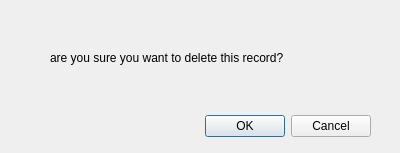
<?xml version="1.0" encoding="UTF-8"?>
<ui version="4.0">
 <class>delete_rec</class>
 <widget class="QDialog" name="delete_rec">
  <property name="geometry">
   <rect>
    <x>0</x>
    <y>0</y>
    <width>400</width>
    <height>153</height>
   </rect>
  </property>
  <property name="windowTitle">
   <string>Dialog</string>
  </property>
  <widget class="QDialogButtonBox" name="buttonBox">
   <property name="geometry">
    <rect>
     <x>30</x>
     <y>110</y>
     <width>341</width>
     <height>32</height>
    </rect>
   </property>
   <property name="orientation">
    <enum>Qt::Horizontal</enum>
   </property>
   <property name="standardButtons">
    <set>QDialogButtonBox::Cancel|QDialogButtonBox::Ok</set>
   </property>
  </widget>
  <widget class="QLabel" name="label">
   <property name="geometry">
    <rect>
     <x>50</x>
     <y>50</y>
     <width>321</width>
     <height>16</height>
    </rect>
   </property>
   <property name="text">
    <string>are you sure you want to delete this record?</string>
   </property>
  </widget>
 </widget>
 <resources/>
 <connections>
  <connection>
   <sender>buttonBox</sender>
   <signal>accepted()</signal>
   <receiver>delete_rec</receiver>
   <slot>accept()</slot>
   <hints>
    <hint type="sourcelabel">
     <x>248</x>
     <y>254</y>
    </hint>
    <hint type="destinationlabel">
     <x>157</x>
     <y>274</y>
    </hint>
   </hints>
  </connection>
  <connection>
   <sender>buttonBox</sender>
   <signal>rejected()</signal>
   <receiver>delete_rec</receiver>
   <slot>reject()</slot>
   <hints>
    <hint type="sourcelabel">
     <x>316</x>
     <y>260</y>
    </hint>
    <hint type="destinationlabel">
     <x>286</x>
     <y>274</y>
    </hint>
   </hints>
  </connection>
 </connections>
</ui>
